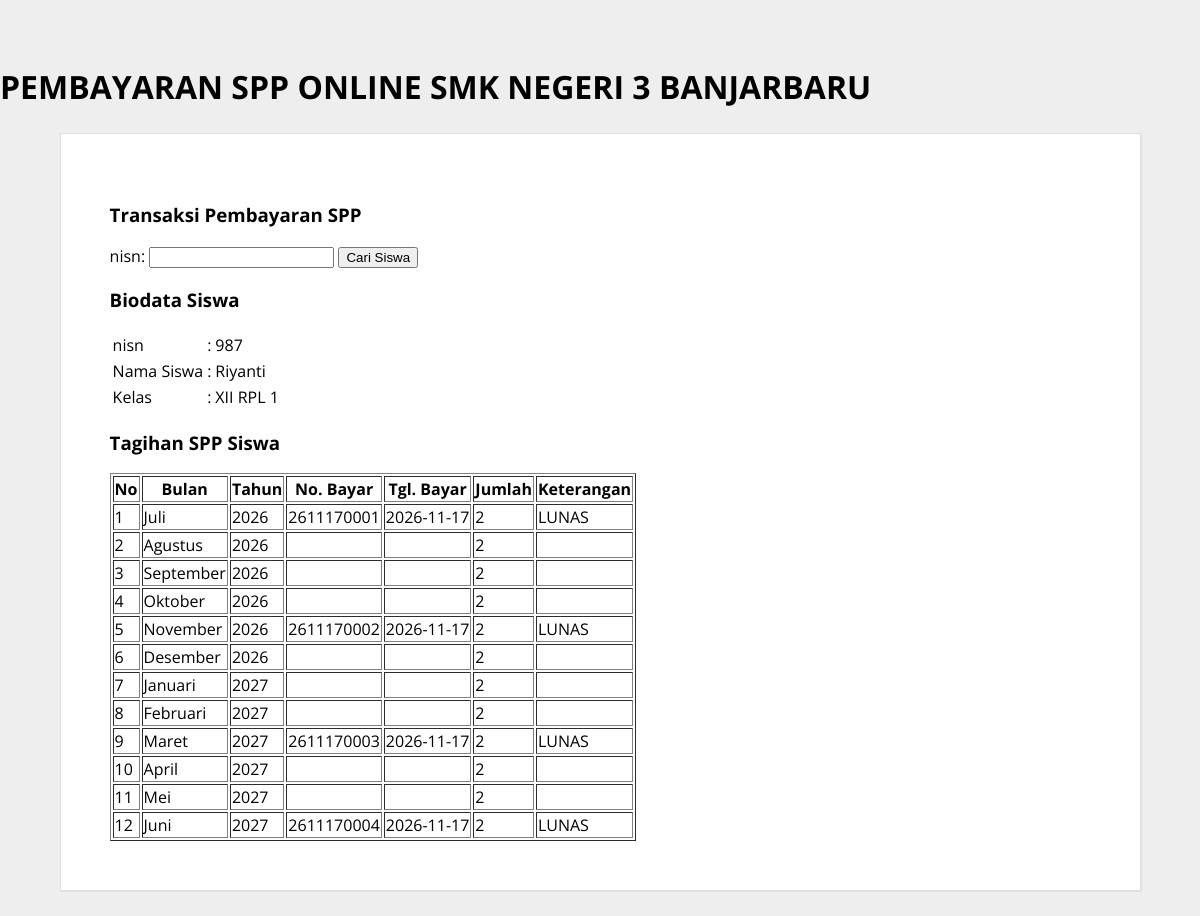
Screenshot of /bayar.php?nisn=987 with the database file from the repository.
### tables this page shows
CREATE TABLE `siswa` (
  `nisn` int(10) NOT NULL,
  `nis` varchar(8) NOT NULL,
  `nama` varchar(35) NOT NULL,
  `id_kelas` varchar(11) NOT NULL,
  `alamat` text NOT NULL,
  `no_telp` varchar(15) NOT NULL,
  `id_spp` varchar(5) NOT NULL
);

CREATE TABLE `kelas` (
  `id_kelas` int(5) NOT NULL,
  `nama_kelas` varchar(10) NOT NULL,
  `kompetensi_keahlian` varchar(30) NOT NULL
);

CREATE TABLE `pembayaran` (
  `id_pembayaran` int(10) NOT NULL,
  `no_bayar` varchar(11) DEFAULT NULL,
  `id_petugas` varchar(5) DEFAULT NULL,
  `nisn` varchar(10) DEFAULT NULL,
  `tgl_pembayaran` date DEFAULT NULL,
  `bulan_tagihan` varchar(12) DEFAULT NULL,
  `tahun_tagihan` int(4) DEFAULT NULL,
  `id_spp` varchar(5) DEFAULT NULL,
  `keterangan` varchar(10) DEFAULT NULL
);

CREATE TABLE `spp` (
  `id_spp` int(5) NOT NULL,
  `tahun` int(4) NOT NULL,
  `nominal` int(10) NOT NULL
);

### bayar.php (the view, shortened to what this page needs)
<!DOCTYPE html>
<html>
<head>
    <link rel="stylesheet" type="text/css" href="src/style.css">
</head>
<body>
    <br/>
    <br/>
    <heade>
        <h1 class="judul">PEMBAYARAN SPP ONLINE SMK NEGERI 3 BANJARBARU</h1>
        <div class="wrap">
            <div class="blog">
                <div class="conteudo">
                    <h3>Transaksi Pembayaran SPP</h3>
                        <form method="get" action="">
                            nisn: <input type="text" name="nisn" />
                            <input type="submit" name="cari" value="Cari Siswa"/>
                        </form>
                        <?php
                        include_once "src/koneksi.php";
                        if(isset($_GET['nisn']) && $_GET['nisn']!=''){
                            $sqlSiswa = mysqli_query($koneksi, "SELECT * FROM kelas join siswa on kelas.id_kelas = siswa.id_kelas
                            join spp on siswa.id_spp = spp.id_spp WHERE nisn='$_GET[nisn]'");
                            $data=mysqli_fetch_array($sqlSiswa);
                            ?>
                            <h3>Biodata Siswa</h3>
                            <table>
                                <tr>
                                    <td>nisn</td>
                                    <td>:</td>
                                    <td><?php echo $data['nisn']; ?></td>
                                </tr>
                                <tr>
                                    <td>Nama Siswa</td>
                                    <td>:</td>
                                    <td><?php echo $data['nama']; ?></td>
                                </tr>
                                <tr>
                                    <td>Kelas</td>
                                    <td>:</td>
                                    <td><?php echo $data['nama_kelas']; ?></td>
                                </tr>
                            </table>
                            <h3>Tagihan SPP Siswa</h3>
                            <table border="1">
                                <tr>
                                    <th>No</th>
                                    <th>Bulan</th>
                                     <th>Tahun</th>
                                     <th>No. Bayar</th>
                                     <th>Tgl. Bayar</th>
                                     <th>Jumlah</th>
                                     <th>Keterangan</th>
                                </tr>
                                <?php
                                $sql = mysqli_query($koneksi, "SELECT * FROM pembayaran join spp on
                                pembayaran.id_spp = spp.id_spp WHERE nisn='$data[nisn]'");
                                $no=1;
                                while($data=mysqli_fetch_array($sql)){
                                    echo "<tr>
                                        <td>$no</td>
                                        <td>$data[bulan_tagihan]</td>
                                        <td>$data[tahun_tagihan]</td>
                                        <td>$data[no_bayar]</td>
                                        <td>$data[tgl_pembayaran]</td>
                                        <td>$data[nominal]</td>
                                        <td>$data[keterangan]</td>
                                    </tr>";
                                    $no++;
                                }
                            ?>
                            </table>
                            <?php
                        }
?>

### style.css (style rules this page uses)
body { background: #eeeeee; margin:0; font-family: 'Open Sans', sans-serif; }
.wrap { width: 1300px; margin: 25px auto; }
.blog { float: left; }
.conteudo { width: 950px; padding: 25px; margin: 25px auto; background: #fff; border: 1px solid #dedede; -webkit-box-shadow: 1px 1px 1px 0px rgba(204,204,204,0.35); -moz-box-shadow: 1px 1px 1px 0px rgba(204,204,204,0.35); box-shadow: 1px 1px 1px 0px rgba(204,204,204,0.35); }
@media screen and (max-width: 1300px) { .wrap { width: 90%; margin: 25px auto; } }
@media screen and (max-width: 1300px) { .blog { width: 90%; } }
@media screen and (max-width: 1300px) { .conteudo { float: inherit; margin: 0 auto 25px; width: 101%; border: 1px solid #dedede; padding: 5%; background: #fff; } }

### rows the page displays
siswa: nisn "987", nama "Riyanti", id_kelas.nama_kelas "XII RPL 1"
pembayaran: bulan_tagihan "Juli", tahun_tagihan "2026", no_bayar "2611170001", tgl_pembayaran "2026-11-17", id_spp.nominal "2", keterangan "LUNAS"
pembayaran: bulan_tagihan "Agustus", tahun_tagihan "2026", id_spp.nominal "2"
pembayaran: bulan_tagihan "September", tahun_tagihan "2026", id_spp.nominal "2"
pembayaran: bulan_tagihan "Oktober", tahun_tagihan "2026", id_spp.nominal "2"
pembayaran: bulan_tagihan "November", tahun_tagihan "2026", no_bayar "2611170002", tgl_pembayaran "2026-11-17", id_spp.nominal "2", keterangan "LUNAS"
pembayaran: bulan_tagihan "Desember", tahun_tagihan "2026", id_spp.nominal "2"
pembayaran: bulan_tagihan "Januari", tahun_tagihan "2027", id_spp.nominal "2"
pembayaran: bulan_tagihan "Februari", tahun_tagihan "2027", id_spp.nominal "2"
pembayaran: bulan_tagihan "Maret", tahun_tagihan "2027", no_bayar "2611170003", tgl_pembayaran "2026-11-17", id_spp.nominal "2", keterangan "LUNAS"
pembayaran: bulan_tagihan "April", tahun_tagihan "2027", id_spp.nominal "2"
pembayaran: bulan_tagihan "Mei", tahun_tagihan "2027", id_spp.nominal "2"
pembayaran: bulan_tagihan "Juni", tahun_tagihan "2027", no_bayar "2611170004", tgl_pembayaran "2026-11-17", id_spp.nominal "2", keterangan "LUNAS"
